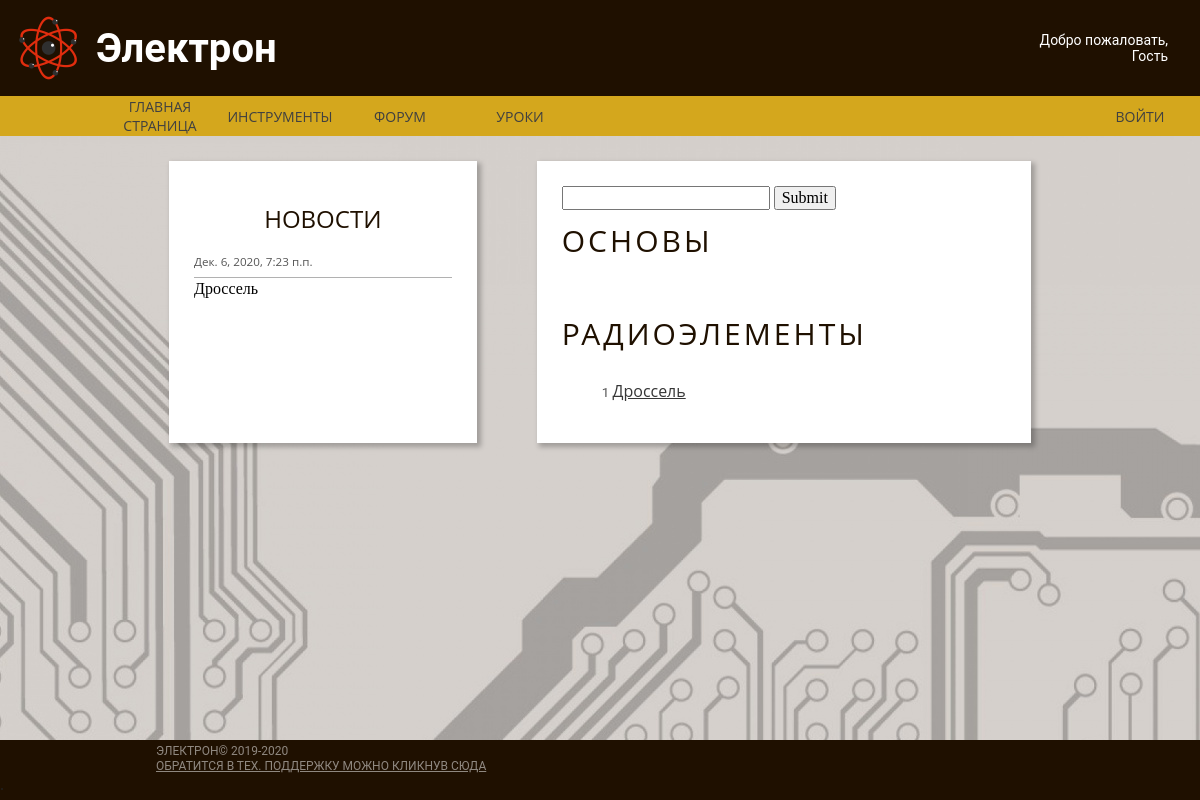
/Lessons, run on the app's committed database.
### Main/models.py (models this page shows, shortened)
class News(models.Model):
    Title = models.CharField("название", max_length=90)
    Subtitle = models.CharField("Под название", max_length=90)
    text = models.TextField("текст")
    pub_date_com = models.DateTimeField(default=datetime.datetime.now())

class exLesson(models.Model):
    num = models.IntegerField("Номер урока в своей группе")
    Title = models.CharField("Название", max_length=100)
    link = models.CharField("название html файла", max_length=30)
    Type = models.CharField("тип урока", max_length=30, choices=lessonTypes, default="starts")
    Tag = models.ManyToManyField("Tag", "тэги", blank=True)

### Main/views.py (the view, shortened to what this page needs)
# urls.py: path('Lessons', Post_list.as_view(), name= "art_list_url"),
class Post_list(View):
    @staticmethod
    def get(request):
        typeList = ["starts", "radio"]
        res = {}
        h = CheckCOOKIE(request)
        if 'ROOT' in request.COOKIES:
            g = request.COOKIES['ROOT']
        else:
            g = 'False'
        for i in typeList:
            prom = exLesson.objects.filter(Type__iexact=i)
            res[i] = sorted(prom)
        return render(request, "First/lessons.html", context={"Nick": h, "ROOT": g, "news": news(), "lessons": res})

### Main/utils.py (called while the page is built)
def news():
    return reversed(News.objects.all())

def CheckCOOKIE(request):
    if "UserNick" in request.COOKIES:
        if request.COOKIES["UserNick"] != "":
            h = request.COOKIES["UserNick"]
        else:
            h = ""
    else:
        h = ""
    return h

### Main/templates/First/lessons.html (shortened to what this page needs)
{% extends "First/Base_blok.html"%}
{% load static %}
{% block css %}
    <link rel="stylesheet" href="{% static 'css/normalize.css' %}">
    <link rel="stylesheet" href="{% static 'css/main.css' %}">
    <link rel="stylesheet" href="{% static 'css/article.css' %}">
{% endblock %}
{% block content %}
<div class="container main-container">
    <div class="container side-bar">
        <h1 class="item title side-bar-title">
            Новости
        </h1>
        {% for i in news %}
        <a class="item link side-bar-link">
            <span class="date">{{i.pub_date_com}} </span><a style="text-decoration: none; color: black" href="{% url 'new_detail_url' i.id %}">{{i.Title}}</a>
        </a>
        {% endfor %}
    </div>
    <div class="container generic">
        <form action="" method="post">
            <input type="text" name="SearchLesson">
            <button>Submit</button>
        </form>
            {% for key, i in lessons.items %}
                {% if key == "starts" %}
                    <h1 class="item generic-title">Основы</h1>
                {% elif key == "radio" %}
                    <h1 class="item generic-title">Радиоэлементы</h1>
                    <ul class="item article-list">
                        {% for j in i %}
                            <li>
                                <span class="date">{{j.num}} </span><a class="item generic-link" href="{% url 'art_det_url' j.link %}">{{j.Title}}</a>
                            </li>
                        {% endfor %}
                    </ul>
                {% endif %}
            {% endfor %}
    </div>
</div>
{% endblock %}

### Main/static/css/main.css (style rules this page uses)
html { color: #222; font-size: 1em; line-height: 1.4; }
.container { display: flex; flex-direction: column; flex-grow: 1; flex-shrink: 1; }
.item { font-family: Roboto, sans-serif; font-style: normal; font-weight: normal; line-height: normal; }
html, body { min-height: 100%; display: flex; flex-direction: column; }
body { background-image: url(/media/images/img/circutry.jpg); }
.main-container { flex: 1; flex-direction: row; margin-left: 12%; margin-right: 12%; padding: 25px; }
.generic { flex-shrink: 3; padding: 25px; background-color: #ffffff; box-shadow: 3px 3px 5px 1px rgba(0, 0, 0, 0.25); }
.generic-title { font-family: Open Sans, sans-serif; font-style: normal; font-weight: normal; line-height: normal; font-size: 30px; letter-spacing: 0.1em; text-transform: uppercase; margin-bottom: 10px; margin-top: 10px; color: #1f1000; }
.generic-link { font-family: Open Sans, sans-serif; font-style: normal; font-weight: normal; line-height: normal; font-size: 16px; text-decoration-line: underline; color: #373737 }
.side-bar { padding: 25px; min-width: 15%; max-width: 30%; margin-right: 60px; background-color: #ffffff; box-shadow: 3px 3px 5px 1px rgba(0, 0, 0, 0.25); }
.side-bar-title { font-family: Open Sans, sans-serif; font-style: normal; font-weight: normal; font-size: 24px; text-transform: uppercase; text-align: center; color: #1f1000; }
.side-bar-link { font-family: Open Sans, sans-serif; font-style: normal; font-weight: normal; line-height: 20px; font-size: 14px; color: #000000; padding-bottom: 5px; border-bottom: 1px solid #B1B1B1; }
.date { font-size: smaller; color: #555555; }

### Main/static/css/article.css (style rules this page uses)
.article-list { list-style: none; }

### data on the page
News: pub_date_com "Дек. 6, 2020, 7:23 п.п.", Title "Дроссель"
exLesson: num "1", Title "Дроссель"
